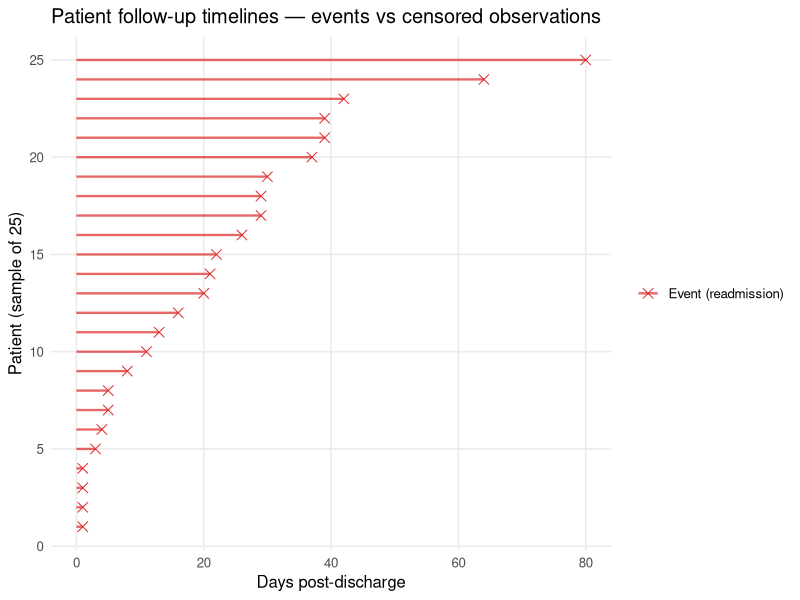
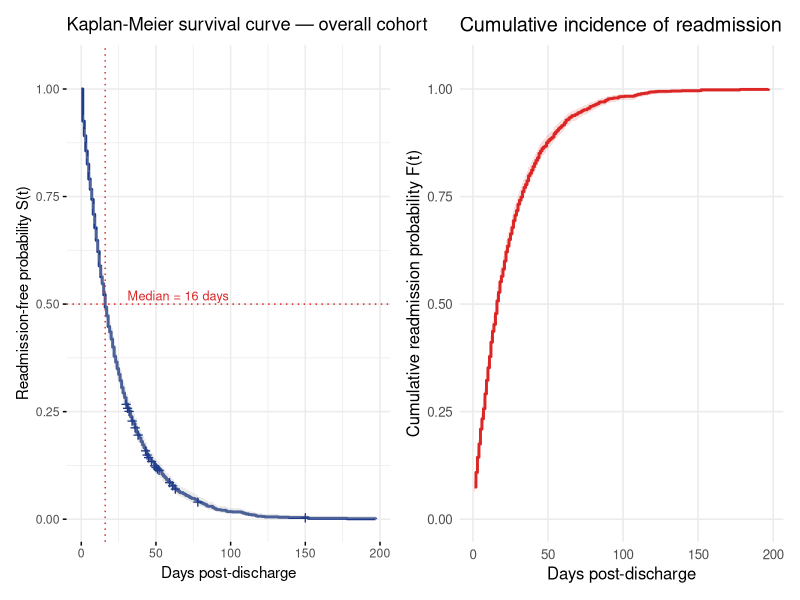
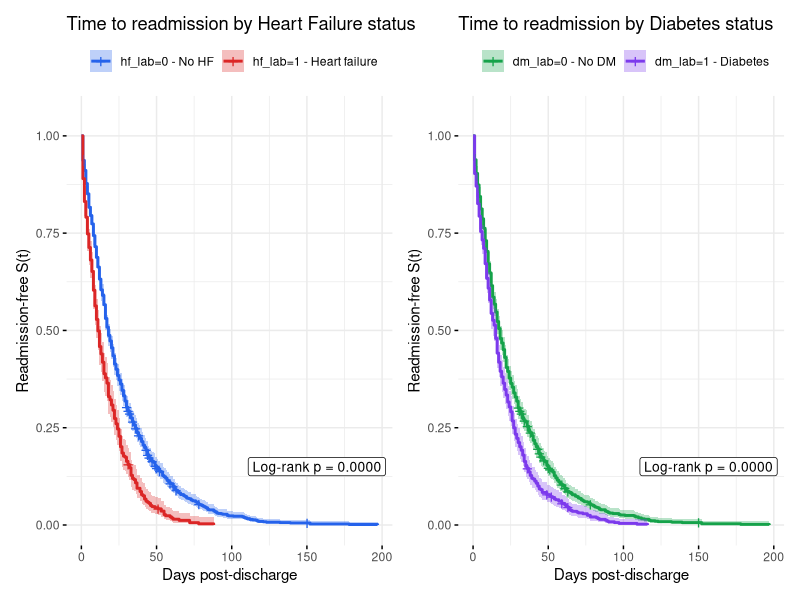
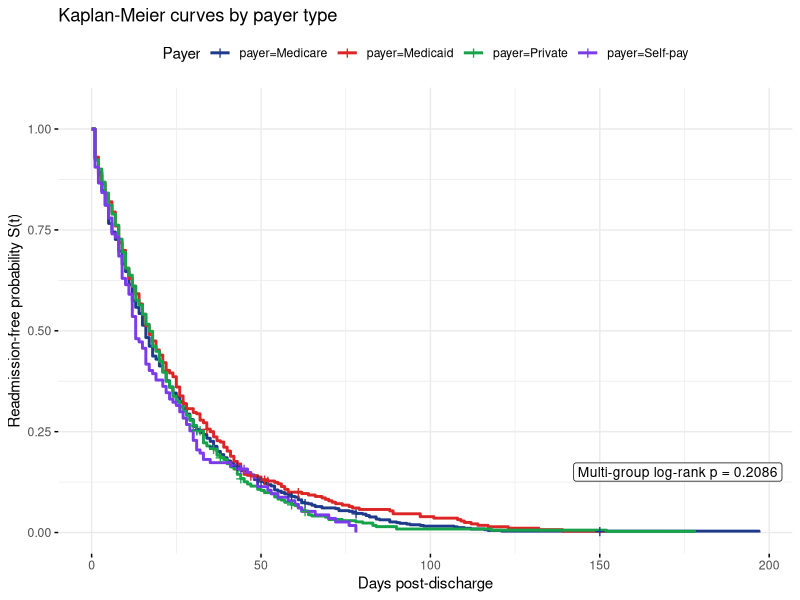
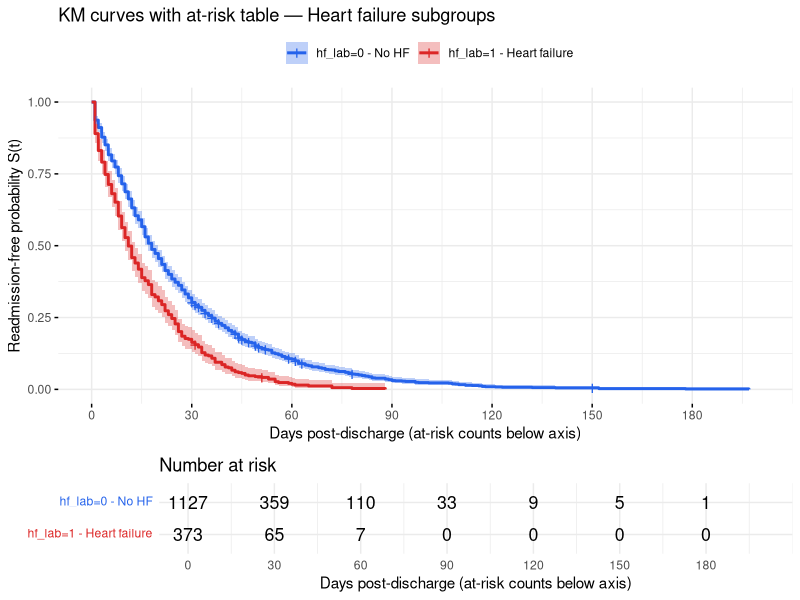
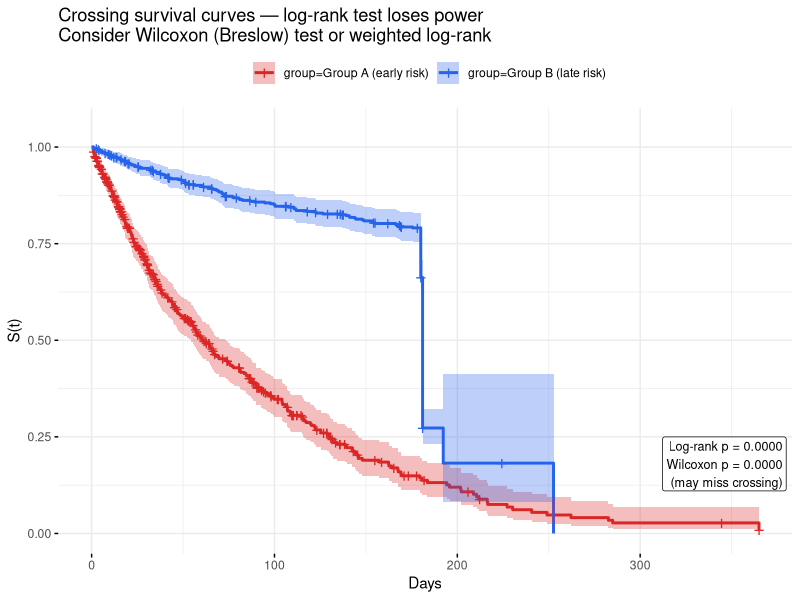
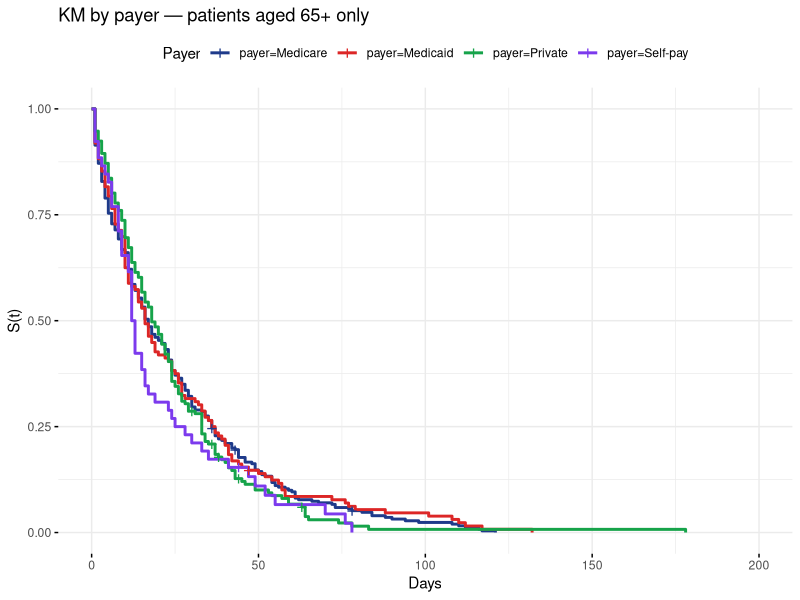
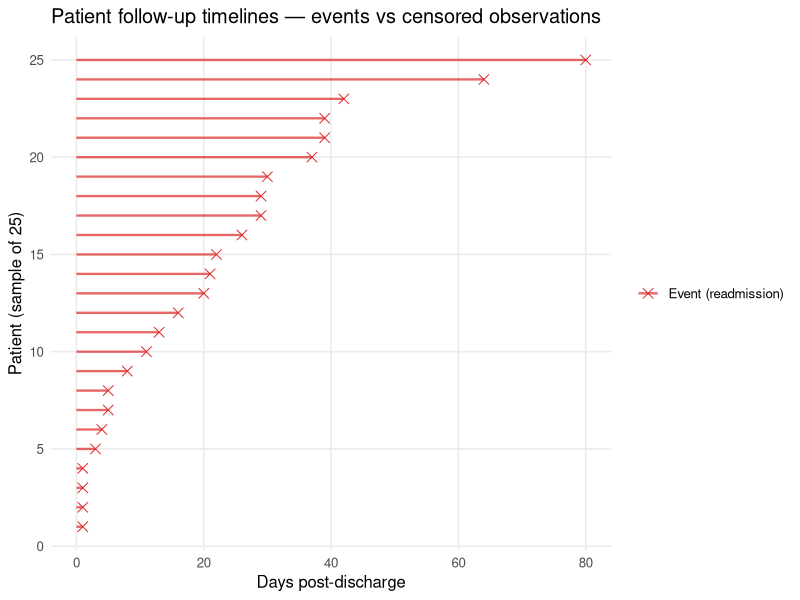

Write the R code that produced these figures, in order.
## ---- chunk 1
library(dplyr)
library(tidyr)
library(ggplot2)
library(broom)
library(survival)
library(survminer)
library(tibble)
library(patchwork)

theme_set(
  theme_minimal(base_size = 12) +
    theme(
      panel.background = element_rect(fill = "white", colour = NA),
      plot.background  = element_rect(fill = "white", colour = NA),
      panel.grid.minor = element_blank()
    )
)

mod03_dir <- file.path(tempdir(), "mod03")
dir.create(mod03_dir, showWarnings = FALSE, recursive = TRUE)

logistic <- function(x) 1 / (1 + exp(-x))

# ── Synthetic survival dataset: time to 30-day readmission ───────────────────
set.seed(42)
N <- 1500
base <- matrix(rnorm(N * 3), ncol = 3)

set.seed(99)
diabetes      <- rbinom(N, 1, logistic(0.6 * base[, 1] - 0.5))
heart_failure <- rbinom(N, 1, logistic(0.4 * base[, 2] - 1.2))
copd          <- rbinom(N, 1, logistic(0.5 * base[, 3] - 1.0))
payers        <- sample(
  c("Medicare", "Medicaid", "Private", "Self-pay"),
  N, replace = TRUE, prob = c(0.42, 0.22, 0.28, 0.08)
)
ages     <- as.integer(pmin(pmax(rnorm(N, 62, 16), 18), 95))
sexes    <- sample(c("M", "F"), N, replace = TRUE, prob = c(0.48, 0.52))
los_days <- as.integer(pmin(pmax(rgamma(N, shape = 2.5, scale = 1.8), 1), 30))

# Time to readmission (days after discharge, max follow-up = 365)
# Shorter time for patients with HF, diabetes, high LOS
hazard <- exp(-3.5 + 0.5 * heart_failure + 0.3 * diabetes + 0.15 * (los_days > 7) + 0.2 * copd)
time_to_event <- as.integer(pmin(pmax(rexp(N, rate = hazard), 1), 365))

# Censoring: some patients lost to follow-up before 365 days (30% censored)
censor_time <- as.integer(round(runif(N, 30, 365)))
observed    <- as.integer(time_to_event <= censor_time)   # 1 = event observed
duration    <- ifelse(observed == 1, time_to_event, censor_time)

df <- tibble(
  patient_id      = sprintf("PT-%05d", seq_len(N)),
  age             = ages,
  sex             = sexes,
  payer           = payers,
  los_days        = los_days,
  diabetes        = diabetes,
  heart_failure   = heart_failure,
  copd            = copd,
  duration_days   = duration,
  event_observed  = observed
) |>
  mutate(
    age_group = cut(age, breaks = c(17, 44, 64, 74, 95),
                    labels = c("18-44", "45-64", "65-74", "75+")),
    high_risk = as.integer(heart_failure == 1 | diabetes == 1)
  )

cat(sprintf("Survival dataset: %d x %d\n", nrow(df), ncol(df)))
cat(sprintf("Event rate (readmission observed): %.1f%%\n", mean(df$event_observed) * 100))
cat(sprintf("Censoring rate               : %.1f%%\n", (1 - mean(df$event_observed)) * 100))
cat(sprintf("Median follow-up time        : %.0f days\n", median(df$duration_days)))
print(summary(df |> select(duration_days, event_observed)))
## ---- chunk 2
# Visualise the censoring structure for a small sample
set.seed(0)
sample_df <- df |>
  slice_sample(n = 25) |>
  arrange(duration_days) |>
  mutate(
    y = row_number(),
    status = if_else(event_observed == 1, "Event (readmission)", "Censored")
  )

p_cens <- ggplot(sample_df, aes(y = y, colour = status)) +
  geom_segment(aes(x = 0, xend = duration_days, yend = y), linewidth = 0.8, alpha = 0.7) +
  geom_point(aes(x = duration_days, shape = status), size = 3) +
  scale_colour_manual(values = c("Event (readmission)" = "#DC2626", "Censored" = "#2563EB")) +
  scale_shape_manual(values = c("Event (readmission)" = 4, "Censored" = 16)) +
  labs(
    x = "Days post-discharge", y = "Patient (sample of 25)",
    title = "Patient follow-up timelines — events vs censored observations",
    colour = NULL, shape = NULL
  )

print(p_cens)
ggsave(file.path(mod03_dir, "censoring_diagram.png"), p_cens,
       width = 10, height = 7, dpi = 120)
## ---- chunk 3
km_all <- survfit(Surv(duration_days, event_observed) ~ 1, data = df)
med <- as.numeric(surv_median(km_all)$median)

p_km <- ggsurvplot(
  km_all, data = df, conf.int = TRUE, palette = "#1E3A8A",
  xlab = "Days post-discharge", ylab = "Readmission-free probability S(t)",
  title = "Kaplan-Meier survival curve — overall cohort",
  ggtheme = theme_minimal(), legend = "none"
)
p_km$plot <- p_km$plot +
  geom_hline(yintercept = 0.5, colour = "#DC2626", linetype = "dotted") +
  geom_vline(xintercept = med, colour = "#DC2626", linetype = "dotted") +
  annotate("text", x = med + 15, y = 0.52, label = sprintf("Median = %.0f days", med),
           colour = "#DC2626", size = 3.2, hjust = 0) +
  coord_cartesian(ylim = c(0, 1.05))

# Cumulative incidence (1 - S(t))
km_sum <- broom::tidy(km_all)
p_cif <- ggplot(km_sum, aes(time, 1 - estimate)) +
  geom_ribbon(aes(ymin = 1 - conf.high, ymax = 1 - conf.low), fill = "#DC2626", alpha = 0.15) +
  geom_step(colour = "#DC2626", linewidth = 1) +
  coord_cartesian(ylim = c(0, 1.05)) +
  labs(
    x = "Days post-discharge", y = "Cumulative readmission probability F(t)",
    title = "Cumulative incidence of readmission"
  )

p_overall <- p_km$plot + p_cif
print(p_overall)
ggsave(file.path(mod03_dir, "km_overall.png"), p_overall,
       width = 14, height = 5, dpi = 120)

# Survival probabilities at key time points
cat("Survival probabilities:\n")
for (t in c(30, 60, 90, 180, 365)) {
  sm <- summary(km_all, times = t, extend = TRUE)
  cat(sprintf("  S(%3d days) = %.3f  → %.1f%% readmitted by day %d\n",
              t, sm$surv, (1 - sm$surv) * 100, t))
}
cat(sprintf("\nMedian survival time: %.0f days (50%% readmitted by this day)\n", med))
## ---- chunk 4
df <- df |>
  mutate(
    hf_lab = factor(heart_failure, levels = c(0, 1), labels = c("0 - No HF", "1 - Heart failure")),
    dm_lab = factor(diabetes,      levels = c(0, 1), labels = c("0 - No DM", "1 - Diabetes"))
  )

km_hf <- survfit(Surv(duration_days, event_observed) ~ hf_lab, data = df)
km_dm <- survfit(Surv(duration_days, event_observed) ~ dm_lab, data = df)
lr_hf <- survdiff(Surv(duration_days, event_observed) ~ heart_failure, data = df)
lr_dm <- survdiff(Surv(duration_days, event_observed) ~ diabetes, data = df)
p_lr_hf <- 1 - pchisq(lr_hf$chisq, length(lr_hf$n) - 1)
p_lr_dm <- 1 - pchisq(lr_dm$chisq, length(lr_dm$n) - 1)

p_hf <- ggsurvplot(
  km_hf, data = df, conf.int = TRUE, palette = c("#2563EB", "#DC2626"),
  xlab = "Days post-discharge", ylab = "Readmission-free S(t)",
  title = "Time to readmission by Heart Failure status",
  legend.title = "", ggtheme = theme_minimal()
)
p_hf$plot <- p_hf$plot +
  annotate("label", x = Inf, y = 0.15, hjust = 1.05,
           label = sprintf("Log-rank p = %.4f", p_lr_hf), size = 3.5) +
  coord_cartesian(ylim = c(0, 1.05))

p_dm <- ggsurvplot(
  km_dm, data = df, conf.int = TRUE, palette = c("#16A34A", "#7C3AED"),
  xlab = "Days post-discharge", ylab = "Readmission-free S(t)",
  title = "Time to readmission by Diabetes status",
  legend.title = "", ggtheme = theme_minimal()
)
p_dm$plot <- p_dm$plot +
  annotate("label", x = Inf, y = 0.15, hjust = 1.05,
           label = sprintf("Log-rank p = %.4f", p_lr_dm), size = 3.5) +
  coord_cartesian(ylim = c(0, 1.05))

p_strat <- p_hf$plot + p_dm$plot
print(p_strat)
ggsave(file.path(mod03_dir, "km_stratified.png"), p_strat,
       width = 14, height = 5, dpi = 120)

# Cox PH as the regression analogue of the log-rank test
cox_fit <- coxph(Surv(duration_days, event_observed) ~ heart_failure + diabetes + copd, data = df)
cat("\nCox proportional hazards model:\n")
print(broom::tidy(cox_fit, exponentiate = TRUE, conf.int = TRUE))
## ---- chunk 5
df$payer <- factor(df$payer, levels = c("Medicare", "Medicaid", "Private", "Self-pay"))
km_payer <- survfit(Surv(duration_days, event_observed) ~ payer, data = df)
mlr <- survdiff(Surv(duration_days, event_observed) ~ payer, data = df)
p_mlr <- 1 - pchisq(mlr$chisq, length(mlr$n) - 1)

p_pay <- ggsurvplot(
  km_payer, data = df, conf.int = FALSE,
  palette = c("#1E3A8A", "#DC2626", "#16A34A", "#7C3AED"),
  xlab = "Days post-discharge", ylab = "Readmission-free probability S(t)",
  title = "Kaplan-Meier curves by payer type",
  legend.title = "Payer", ggtheme = theme_minimal()
)
p_pay$plot <- p_pay$plot +
  annotate("label", x = Inf, y = 0.15, hjust = 1.05,
           label = sprintf("Multi-group log-rank p = %.4f", p_mlr), size = 3.5) +
  coord_cartesian(ylim = c(0, 1.05))

print(p_pay)
ggsave(file.path(mod03_dir, "km_payer.png"), p_pay$plot,
       width = 10, height = 6, dpi = 120)

# Median survival by payer
cat("Median readmission-free survival by payer:\n")
print(surv_median(km_payer))
## ---- chunk 6
km_hf_rt <- survfit(Surv(duration_days, event_observed) ~ hf_lab, data = df)

p_atrisk <- ggsurvplot(
  km_hf_rt, data = df, conf.int = TRUE, risk.table = TRUE,
  palette = c("#2563EB", "#DC2626"),
  break.time.by = 30,
  xlab = "Days post-discharge (at-risk counts below axis)",
  ylab = "Readmission-free probability S(t)",
  title = "KM curves with at-risk table — Heart failure subgroups",
  legend.title = "", ggtheme = theme_minimal(),
  tables.height = 0.25
)
print(p_atrisk)
p_atrisk_comb <- p_atrisk$plot / p_atrisk$table + patchwork::plot_layout(heights = c(3, 1))
ggsave(file.path(mod03_dir, "km_atrisk.png"), p_atrisk_comb,
       width = 11, height = 6, dpi = 120)

# Restricted mean survival time (RMST) up to t* = 180 days
rmst_from_survfit <- function(fit, t_max = 180) {
  sm <- summary(fit, times = seq(0, t_max, by = 1), extend = TRUE)
  times <- sm$time
  surv  <- sm$surv
  if (min(times) > 0) {
    times <- c(0, times)
    surv  <- c(1, surv)
  }
  if (max(times) < t_max) {
    times <- c(times, t_max)
    surv  <- c(surv, tail(surv, 1))
  }
  sum(diff(times) * head(surv, -1))
}

fit_hf1 <- survfit(Surv(duration_days, event_observed) ~ 1, data = df |> filter(heart_failure == 1))
fit_hf0 <- survfit(Surv(duration_days, event_observed) ~ 1, data = df |> filter(heart_failure == 0))
rmst_hf1 <- rmst_from_survfit(fit_hf1, 180)
rmst_hf0 <- rmst_from_survfit(fit_hf0, 180)
cat("Restricted Mean Survival Time (RMST) up to 180 days:\n")
cat(sprintf("  Heart failure : %.1f days readmission-free\n", rmst_hf1))
cat(sprintf("  No HF         : %.1f days readmission-free\n", rmst_hf0))
cat(sprintf("  RMST diff     : %.1f days advantage for no-HF group\n", rmst_hf0 - rmst_hf1))
## ---- chunk 7
# Simulate crossing curves — when log-rank may be misleading
set.seed(33)
n_cross <- 500
# Group A: early-risk high, late-risk low
t_A <- pmin(pmax(rexp(n_cross, rate = 1 / 60), 1), 365)
e_A <- rbinom(n_cross, 1, 0.65)
# Group B: early-risk low, late-risk high (crossing pattern)
t_B <- c(
  pmin(pmax(rexp(n_cross / 2, rate = 1 / 200), 1), 180),
  pmin(pmax(rexp(n_cross / 2, rate = 1 / 40), 181), 365)
)
e_B <- rbinom(n_cross, 1, 0.60)

cross_df <- tibble(
  time  = c(t_A, t_B),
  event = c(e_A, e_B),
  group = factor(rep(c("Group A (early risk)", "Group B (late risk)"), each = n_cross))
)
km_cross <- survfit(Surv(time, event) ~ group, data = cross_df)
lr_cross <- survdiff(Surv(time, event) ~ group, data = cross_df)
# Wilcoxon (Breslow / Gehan) weighted log-rank — more power for early differences
wilcox_cross <- survdiff(Surv(time, event) ~ group, data = cross_df, rho = 1)
p_lr <- 1 - pchisq(lr_cross$chisq, 1)
p_w  <- 1 - pchisq(wilcox_cross$chisq, 1)

p_cross <- ggsurvplot(
  km_cross, data = cross_df, conf.int = TRUE,
  palette = c("#DC2626", "#2563EB"),
  xlab = "Days", ylab = "S(t)",
  title = "Crossing survival curves — log-rank test loses power\nConsider Wilcoxon (Breslow) test or weighted log-rank",
  legend.title = "", ggtheme = theme_minimal()
)
p_cross$plot <- p_cross$plot +
  annotate("label", x = Inf, y = 0.18, hjust = 1.05, size = 3.2,
           label = sprintf("Log-rank p = %.4f\nWilcoxon p = %.4f\n(may miss crossing)", p_lr, p_w)) +
  coord_cartesian(ylim = c(0, 1.05))

print(p_cross)
ggsave(file.path(mod03_dir, "km_crossing.png"), p_cross$plot,
       width = 9, height = 5, dpi = 120)
## ---- chunk 8
# Exercise 5 — KM by payer for 65+ only
df_65 <- df |> filter(age >= 65)
km_65 <- survfit(Surv(duration_days, event_observed) ~ payer, data = df_65)
print(surv_median(km_65))
for (pay in c("Medicare", "Medicaid", "Private")) {
  n_pay <- sum(df_65$payer == pay)
  if (n_pay < 20) next
  med_p <- surv_median(survfit(
    Surv(duration_days, event_observed) ~ 1,
    data = df_65 |> filter(payer == pay)
  ))$median
  cat(sprintf("  %-12s (65+): median = %.0f days, N=%d\n", pay, med_p, n_pay))
}

p_65 <- ggsurvplot(
  km_65, data = df_65, conf.int = FALSE,
  palette = c("#1E3A8A", "#DC2626", "#16A34A", "#7C3AED"),
  xlab = "Days", ylab = "S(t)",
  title = "KM by payer — patients aged 65+ only",
  legend.title = "Payer", ggtheme = theme_minimal()
)
print(p_65)
